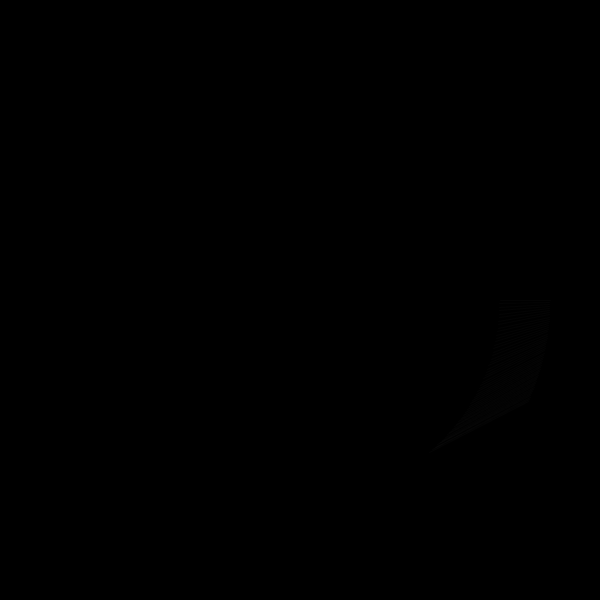
Frame 1 (no input)
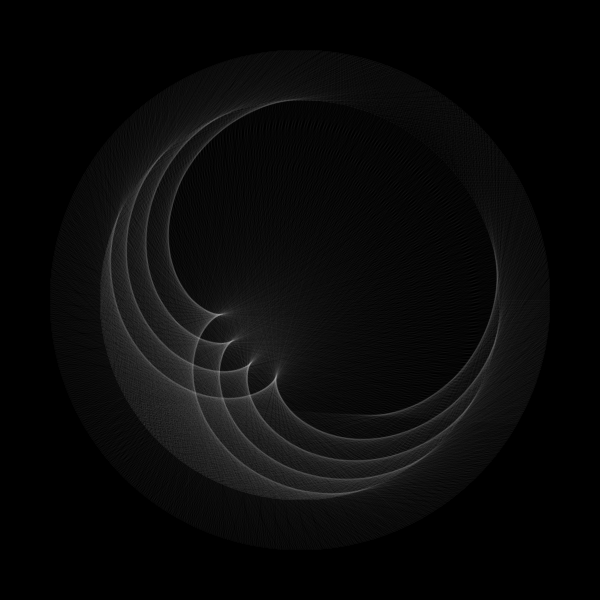
Frame 60 (the mouse pressed at the canvas centre just before this capture)
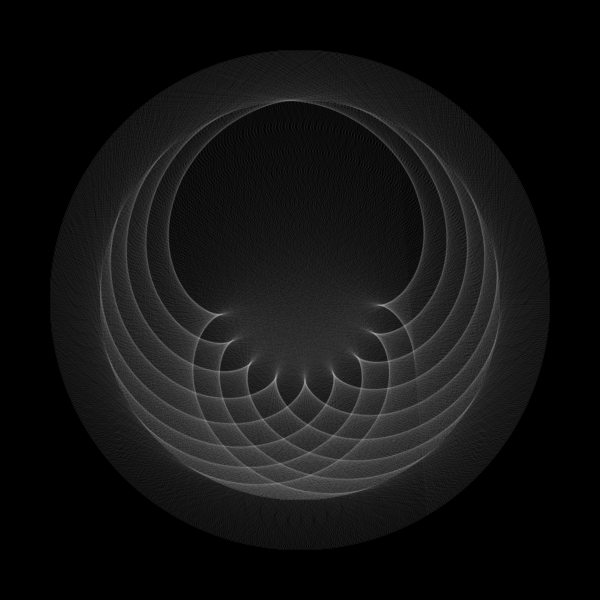
Frame 120 (the mouse held since frame 60 and released just before this capture)

The Processing sketch that drew these frames (run headless with seeded random() and noise(); from frame 60 on, the mouse is pressed at the canvas centre):

// Processing sketch: processing_91875
// ── processing_91875.pde

float d1 = 0;
float d2 = 0;

final int SPEED = 50;

void setup(){
  size(600, 600);
  stroke(255, 4);
  background(0);
}

void draw(){
  for(int i = 0; i < SPEED; i++){
      float p1x = cos(radians(d1)) * 250 + width / 2;
      float p1y = sin(radians(d1)) * 250 + width / 2;
    
      float p2x = cos(radians(d2)) * 200 + width / 2;
      float p2y = sin(radians(d2)) * 200 + width / 2;
      
      line(p1x, p1y, p2x, p2y);
      
      d1 += 0.49;
      d2 += 1.01;
    }
}
